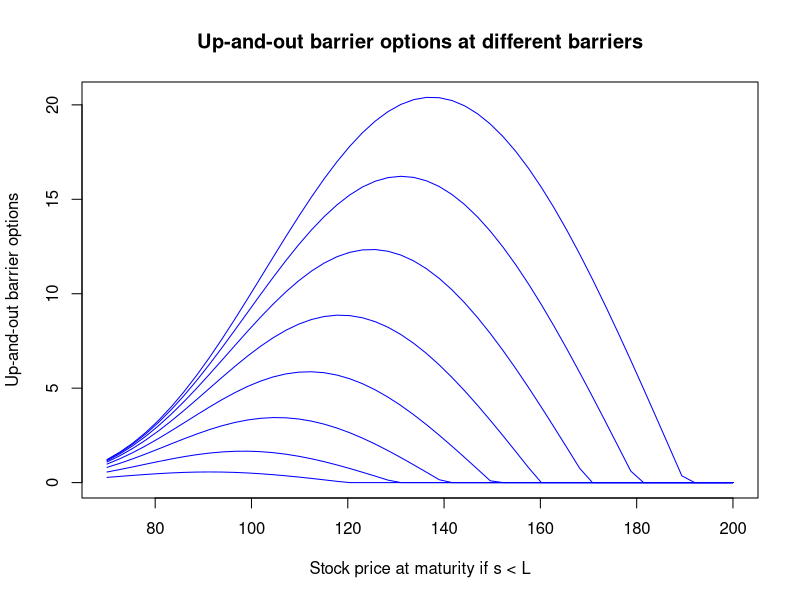

Write R code to recreate this figure.
# Parameter Estimates
r <- 0.02
sigma <- 0.4
K <- 100
T <- 0.5
s <- seq(from = 70, to = 200, length.out = 50)

# Pricing functions
payoff.call <- function(s, K){
  return(max(s - K, 0))
}

price.call <- function(s, t, K){
  d1 <- (log(s/K) + (r + (1/2)*sigma^2)*(T-t)) / (sigma*sqrt(T-t))
  d2 <- d1 - sigma*sqrt(T - t)
  return(s*pnorm(d1) - K*exp(-r*(T - t))*pnorm(d2))
}

price.cash.or.nothing.call <- function(s, t, K){
  d2 <- (log(s/K) + (r - (1/2)*sigma^2)*(T - t)) / (sigma*sqrt(T-t))
  return(exp(-r*(T - t))*pnorm(d2))
}

price.up.and.out <- function(s, t, L){
  # Reiner and Rubinstein (1991) Analytical solution to single barrier option
  if (s >= L){
    price <- 0
  } else {
    const <- (L/s)^(2*(r - 1/2*sigma^2)/sigma^2)
    if (L > K){
      price <- price.call(s, t, K) - price.call(s, t, L) - (L - K)*price.cash.or.nothing.call(s, t, L)
      price <- price - const*(price.call(L^2/s, t, K) - price.call(L^2/s, t, L) - (L - K)*price.cash.or.nothing.call(L^2/s, t, L))
    } else {
      price <- price.call(s, t, K) - const*price.call(L^2/s, t, K)
    }
  }
  return(price)
}

# Graph
# Investigate how price of barrier option changes over different barrier, L.
price.cal.up.and.out <- sapply(s, price.up.and.out, t = 0, L = 190)

plot(s, price.cal.up.and.out, type = 'l', col = 'blue',
     ylab = 'Up-and-out barrier options',
     xlab = 'Stock price at maturity if s < L',
     main = 'Up-and-out barrier options at different barriers')
for (L in seq(120, 180, 10)){
  price.cal.up.and.out <- sapply(s, price.up.and.out, t = 0, L = L)
  lines(s, price.cal.up.and.out, type = 'l', col = 'blue')
}


